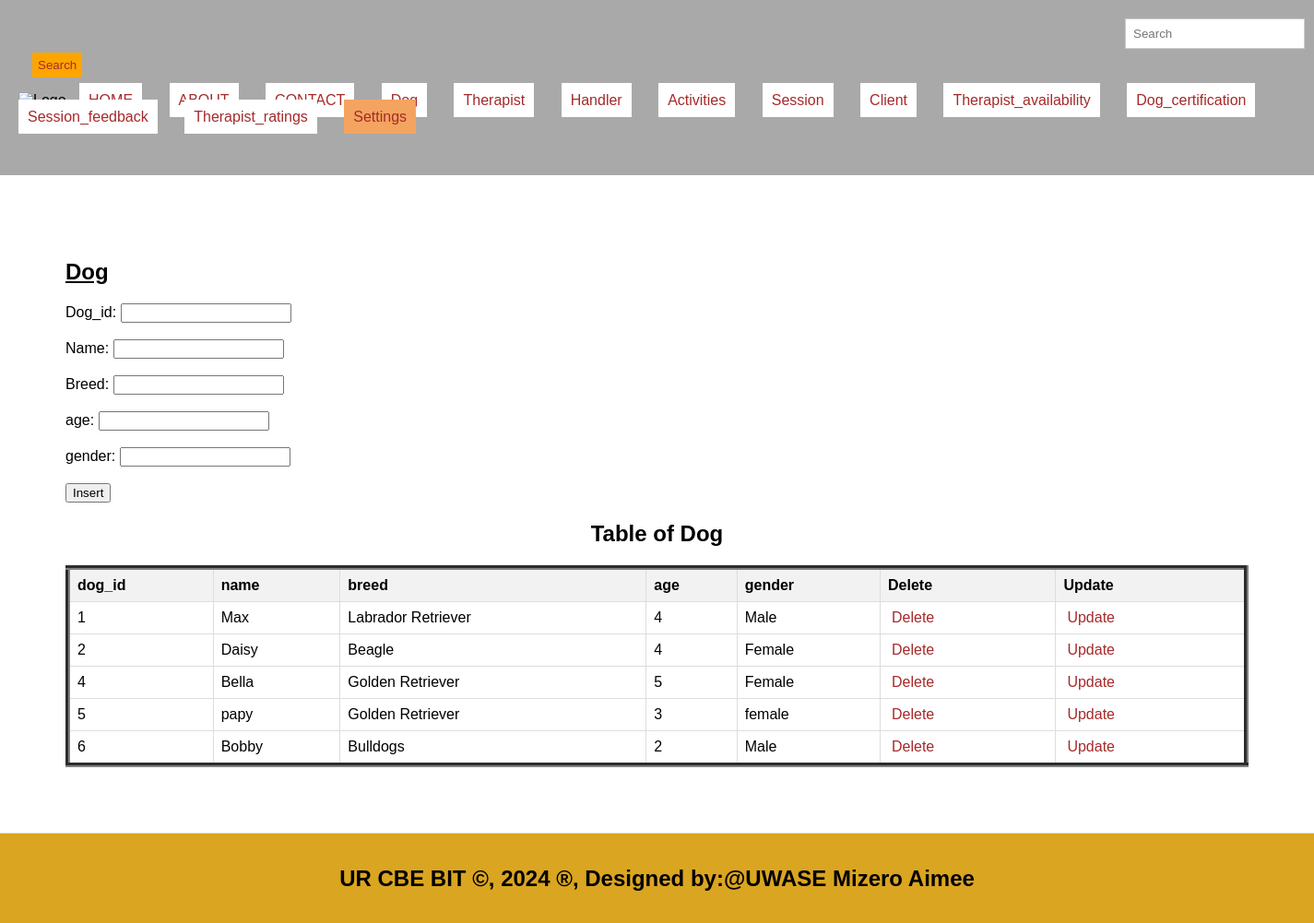
/Dog.php, run on the app's committed database.
### tables this page shows
CREATE TABLE `dog` (
  `dog_id` int(11) NOT NULL,
  `name` varchar(50) DEFAULT NULL,
  `breed` varchar(50) DEFAULT NULL,
  `age` int(11) DEFAULT NULL,
  `gender` varchar(10) DEFAULT NULL
);

### Dog.php (the view, shortened to what this page needs)
<!DOCTYPE html>
<html lang="en">
<head>
  <link rel="stylesheet" type="text/css" href="style.css" title="style 1" media="screen, tv, projection, handheld, print"/>
  </head>
  <header>
<body bgcolor="white">
  <form class="d-flex" role="search" action="search.php">
      <input class="form-control me-2" type="search" placeholder="Search" aria-label="Search">
      <button class="btn btn-outline-success" type="submit">Search</button>
    </form>
  <ul style="list-style-type: none; padding: 0;">
    <li style="display: inline; margin-right: 10px;">
  </li>
    <li style="display: inline; margin-right: 10px;"><a href="./home.html">HOME</a>
  </li>
    <li style="display: inline; margin-right: 10px;"><a href="./about.html">ABOUT</a>
  </li>
    <li style="display: inline; margin-right: 10px;"><a href="./contact.html">CONTACT</a>
  </li>
    <li style="display: inline; margin-right: 10px;"><a href="./Dog.php">Dog</a>
  </li>
    <li style="display: inline; margin-right: 10px;"><a href="./therapist.php">Therapist</a>
  </li>
    <li style="display: inline; margin-right: 10px;"><a href="./handler.php">Handler</a>
  </li>
    <li style="display: inline; margin-right: 10px;"><a href="./activities.php">Activities</a>
  </li>
    <li style="display: inline; margin-right: 10px;"><a href="./session.php">Session</a>
  </li>
    <li style="display: inline; margin-right: 10px;"><a href="./client.php">Client</a>
  </li>
    <li style="display: inline; margin-right: 10px;"><a href="./therapist_availability.php">Therapist_availability</a>
  </li>
    <li style="display: inline; margin-right: 10px;"><a href="./dog_certification.php">Dog_certification</a>
  </li>
    <li style="display: inline; margin-right: 10px;"><a href="./session_feedback.php">Session_feedback</a>
  </li>
    <li style="display: inline; margin-right: 10px;"><a href="./therapist_ratings.php">Therapist_ratings</a>
  </li>
    <li class="dropdown" style="display: inline; margin-right: 10px;">
      <a href="#" style="padding: 10px; color: brown; background-color: sandybrown; text-decoration: none; margin-right: 15px;">Settings</a>
    </li><br><br>
  </ul>
</header>
<section>
    <h1><u> Dog </u></h1>
    <form method="post" onsubmit="return confirmInsert();">
        <label for="dog_id">Dog_id:</label>
        <input type="number" id="dog_id" name="dog_id"><br><br>
        <label for="name">Name:</label>
        <input type="text" id="name" name="name" required><br><br>
       <label for="breed">Breed:</label>
        <input type="text" id="breed" name="breed" required><br><br>
        <label for="age"> age:</label>
        <input type="number" id="age" name="age" required><br><br>
        <label for="gender">gender:</label>
        <input type="text" name="gender" required><br><br>
        <input type="submit" name="add" value="Insert">
    </form>
<!DOCTYPE html>
<html>
<head>
</head>
<body>
    <center><h2>Table of Dog </h2></center>
    <table border="5">
        <tr>
            <th>dog_id</th>
            <th>name</th>
            <th>breed</th>
            <th>age</th>
            <th>gender</th>
            <th>Delete</th>
            <th>Update</th>
        </tr>
        <?php
        include('databaseconnection.php');
        $sql = "SELECT * FROM Dog";
        $result = $connection->query($sql);
        if ($result->num_rows > 0) {
            while ($row = $result->fetch_assoc()) {
                $dog_id = $row['dog_id'];
                echo "<tr>
                    <td>" .$row['dog_id'] . "</td>
                    <td>" .$row['name'] . "</td>
                    <td>" .$row['breed'] . "</td>
                    <td>" .$row['age'] . "</td>
                    <td>" .$row['gender'] ."</td>
                    <td><a style='padding:4px' href='delete_Dog.php?dog_id=$dog_id'>Delete</a></td>
                    <td><a style='padding:4px' href='update_Dog.php?dog_id=$dog_id'>Update</a></td>
                </tr>";
            }
        } else {
            echo "<tr><td colspan='5'>No data found</td></tr>";
        }
        ?>
    </table>
</body>
    </section>
<footer>
  <center>
    <b><h2>UR CBE BIT &copy, 2024 &reg, Designed by:@UWASE Mizero Aimee</h2></b>
  </center>
</footer>
</body>
</html>

### style.css (style rules this page uses)
body { font-family: Arial, sans-serif; margin: 0; padding: 0; }
.form-control { padding: 8px; margin-left: 4px; border: 1px solid #ccc; }
.btn { padding: 6px; background-color: orange; color: brown; border: none; }
.dropdown { position: relative; display: inline; margin-right: 10px; }
body { font-family: Arial,sans-serif; margin:0; padding:0; }
header { background-color:darkgray; padding: 20px; }
.dropdown { position: right; display:right; direction:rtl; }
section { padding:28px; border-bottom: 1px solid #ddd; }
footer { text-align: center; padding: 15px; background-color:darkgray; }

### Dog.php (style rules this page uses)
a { padding: 10px; color:chocolate; background-color: white; text-decoration: none; margin-right: 15px; }
a:link { color: brown; }
button.btn { margin-left: 15px; margin-top: 4px; }
input.form-control { margin-left: 1200px; padding: 8px; }
section { padding:71px; border-bottom: 1px solid #ddd; }
footer { text-align: center; padding: 15px; background-color:goldenrod; }
table { width: 100%; border-collapse: collapse; }
th, td { border: 1px solid #ddd; padding: 8px; text-align: left; }
th { background-color: #f2f2f2; }

### data on the page
dog: dog_id "1", name "Max", breed "Labrador Retriever", age "4", gender "Male"
dog: dog_id "2", name "Daisy", breed "Beagle", age "4", gender "Female"
dog: dog_id "4", name "Bella", breed "Golden Retriever", age "5", gender "Female"
dog: dog_id "5", name "papy", breed "Golden Retriever", age "3", gender "female"
dog: dog_id "6", name "Bobby", breed "Bulldogs", age "2", gender "Male"
